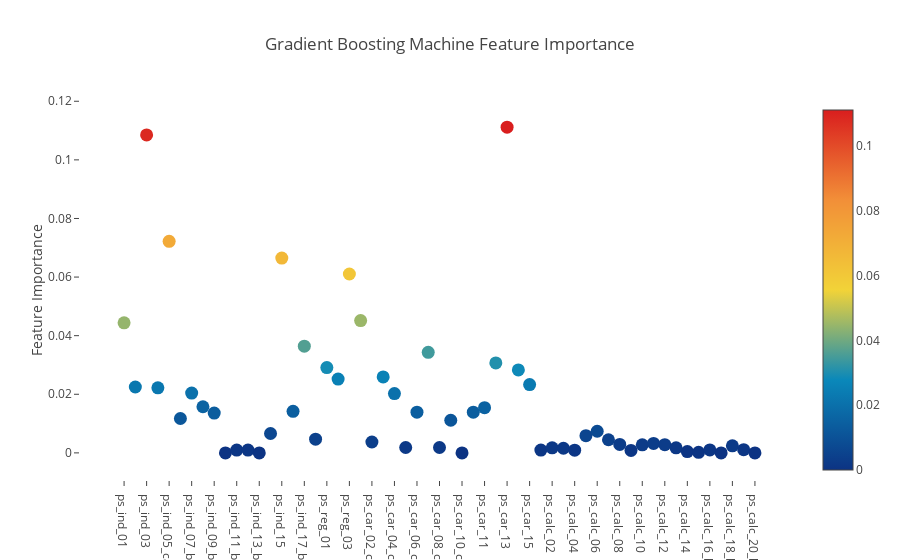

Source (notebook cell):
### Code cell
# Scatter plot 
trace = go.Scatter(
    y = gb.feature_importances_,
    x = features,
    mode='markers',
    marker=dict(
        sizemode = 'diameter',
        sizeref = 1,
        size = 13,
        #size= rf.feature_importances_,
        #color = np.random.randn(500), #set color equal to a variable
        color = gb.feature_importances_,
        colorscale='Portland',
        showscale=True
    ),
    text = features
)
data = [trace]

layout= go.Layout(
    autosize= True,
    title= 'Gradient Boosting Machine Feature Importance',
    hovermode= 'closest',
     xaxis= dict(
         ticklen= 5,
         showgrid=False,
        zeroline=False,
        showline=False
     ),
    yaxis=dict(
        title= 'Feature Importance',
        showgrid=False,
        zeroline=False,
        ticklen= 5,
        gridwidth= 2
    ),
    showlegend= False
)
fig = go.Figure(data=data, layout=layout)
py.iplot(fig,filename='scatter2010')

### Figure 1 — Plotly figure (JSON) as saved in the notebook; plotly's stock layout.template omitted (floating-point values rounded to 4 significant figures)
{"data": [{"marker": {"color": [0.04439, 0.02249, 0.1085, 0.02222, 0.07221, 0.01174, 0.0204, 0.01574, 0.01358, 0, 0.0009713, 0.0009613, 0, 0.006609, 0.06647, 0.01417, 0.03643, 0.004676, 0.02913, 0.0252, 0.06106, 0.04514, 0.003714, 0.02591, 0.02022, 0.001841, 0.0139, 0.0343, 0.001836, 0.01114, 0, 0.01388, 0.01544, 0.03071, 0.1112, 0.02832, 0.0233, 0.0009533, 0.001727, 0.001583, 0.0009368, 0.005875, 0.007374, 0.004482, 0.002875, 0.0008267, 0.002761, 0.003223, 0.002807, 0.001718, 0.0004309, 0.0001741, 0.001013, 0, 0.002391, 0.001081, 0], "colorscale": "Portland", "showscale": true, "size": 13, "sizemode": "diameter", "sizeref": 1}, "mode": "markers", "text": ["ps_ind_01", "ps_ind_02_cat", "ps_ind_03", "ps_ind_04_cat", "ps_ind_05_cat", "ps_ind_06_bin", "ps_ind_07_bin", "ps_ind_08_bin", "ps_ind_09_bin", "ps_ind_10_bin", "ps_ind_11_bin", "ps_ind_12_bin", "ps_ind_13_bin", "ps_ind_14", "ps_ind_15", "ps_ind_16_bin", "ps_ind_17_bin", "ps_ind_18_bin", "ps_reg_01", "ps_reg_02", "ps_reg_03", "ps_car_01_cat", "ps_car_02_cat", "ps_car_03_cat", "ps_car_04_cat", "ps_car_05_cat", "ps_car_06_cat", "ps_car_07_cat", "ps_car_08_cat", "ps_car_09_cat", "ps_car_10_cat", "ps_car_11_cat", "ps_car_11", "ps_car_12", "ps_car_13", "ps_car_14", "ps_car_15", "ps_calc_01", "ps_calc_02", "ps_calc_03", "ps_calc_04", "ps_calc_05", "ps_calc_06", "ps_calc_07", "ps_calc_08", "ps_calc_09", "ps_calc_10", "ps_calc_11", "ps_calc_12", "ps_calc_13", "ps_calc_14", "ps_calc_15_bin", "ps_calc_16_bin", "ps_calc_17_bin", "ps_calc_18_bin", "ps_calc_19_bin", "ps_calc_20_bin"], "type": "scatter", "x": ["ps_ind_01", "ps_ind_02_cat", "ps_ind_03", "ps_ind_04_cat", "ps_ind_05_cat", "ps_ind_06_bin", "ps_ind_07_bin", "ps_ind_08_bin", "ps_ind_09_bin", "ps_ind_10_bin", "ps_ind_11_bin", "ps_ind_12_bin", "ps_ind_13_bin", "ps_ind_14", "ps_ind_15", "ps_ind_16_bin", "ps_ind_17_bin", "ps_ind_18_bin", "ps_reg_01", "ps_reg_02", "ps_reg_03", "ps_car_01_cat", "ps_car_02_cat", "ps_car_03_cat", "ps_car_04_cat", "ps_car_05_cat", "ps_car_06_cat", "ps_car_07_cat", "ps_car_08_cat", "ps_car_09_cat", "ps_car_10_cat", "ps_car_11_cat", "ps_car_11", "ps_car_12", "ps_car_13", "ps_car_14", "ps_car_15", "ps_calc_01", "ps_calc_02", "ps_calc_03", "ps_calc_04", "ps_calc_05", "ps_calc_06", "ps_calc_07", "ps_calc_08", "ps_calc_09", "ps_calc_10", "ps_calc_11", "ps_calc_12", "ps_calc_13", "ps_calc_14", "ps_calc_15_bin", "ps_calc_16_bin", "ps_calc_17_bin", "ps_calc_18_bin", "ps_calc_19_bin", "ps_calc_20_bin"], "y": [0.04439, 0.02249, 0.1085, 0.02222, 0.07221, 0.01174, 0.0204, 0.01574, 0.01358, 0, 0.0009713, 0.0009613, 0, 0.006609, 0.06647, 0.01417, 0.03643, 0.004676, 0.02913, 0.0252, 0.06106, 0.04514, 0.003714, 0.02591, 0.02022, 0.001841, 0.0139, 0.0343, 0.001836, 0.01114, 0, 0.01388, 0.01544, 0.03071, 0.1112, 0.02832, 0.0233, 0.0009533, 0.001727, 0.001583, 0.0009368, 0.005875, 0.007374, 0.004482, 0.002875, 0.0008267, 0.002761, 0.003223, 0.002807, 0.001718, 0.0004309, 0.0001741, 0.001013, 0, 0.002391, 0.001081, 0]}], "layout": {"autosize": true, "hovermode": "closest", "showlegend": false, "title": "Gradient Boosting Machine Feature Importance", "xaxis": {"showgrid": false, "showline": false, "ticklen": 5, "zeroline": false}, "yaxis": {"gridwidth": 2, "showgrid": false, "ticklen": 5, "title": "Feature Importance", "zeroline": false}}}
